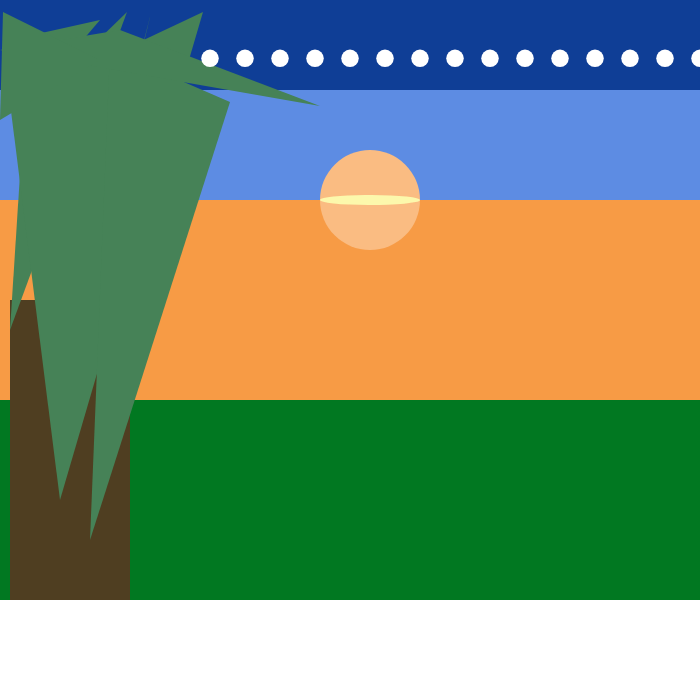
Frame 1 (no input)
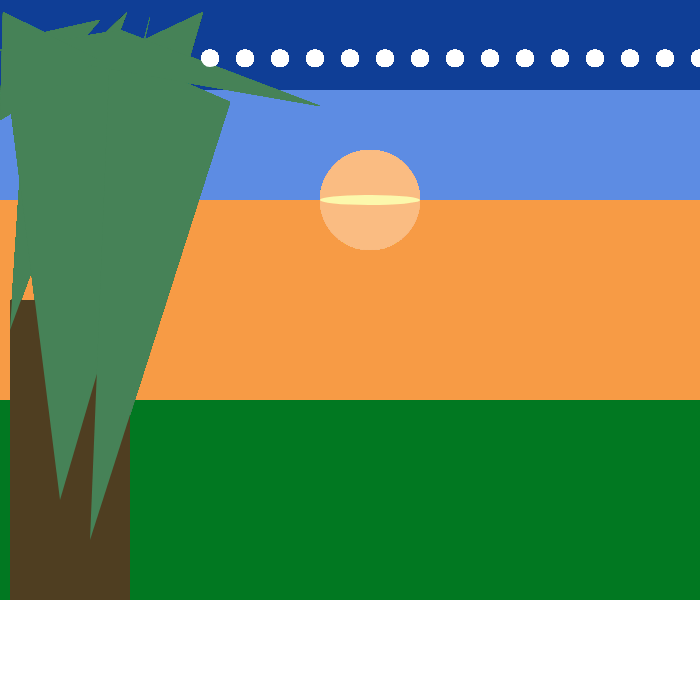
Frame 60 (no input)
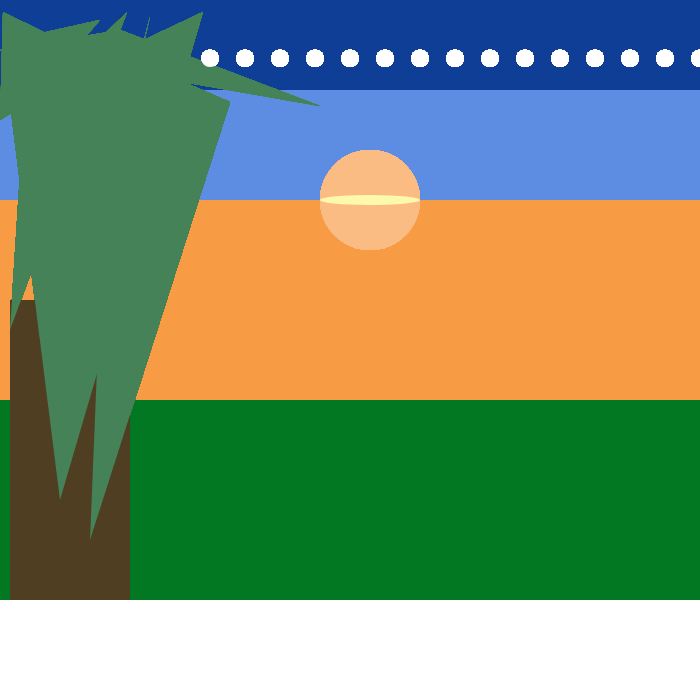
Frame 120 (the mouse pressed at the canvas centre since frame 60)

The p5.js sketch that drew these frames (run headless with seeded random() and noise() and a simulated clock; from frame 60 on, the mouse is pressed at the canvas centre):

// p5.js sketch
// ── sketch.js
function setup() {
  createCanvas(700, 700);
   noStroke();
    //dark blue
 fill(15, 62, 150);
rect(0, 0, 710, 200);
  //light blue
  fill(93, 140, 227);
rect(0, 90, 710, 200);
  //blue
  fill(247, 155, 69);
rect(0, 200, 710, 200);
  //green
  fill(1, 120, 33);
rect(0, 400, 710, 200);
}

function draw() {
  // outside orange sun
  fill(250, 188, 130);
  circle(370, 200, 100);
  // yellow inside sun
  fill(252, 248, 172);
  arc(370, 200, 100, 10, 5, PI + QUARTER_PI, OPEN);
 /// tree trunk
  fill(79, 62, 33);
    rect(10,300, 120, 300);
 // green branch
  fill(70, 130, 87);

  triangle(10, 330, 24,112, 127, 12);
  triangle(50, 430, 123,122, 151, 13);
  triangle(60, 500, 203, 12, 10, 103);
  triangle(90, 540, 230,102, 110, 50);
  triangle(10, 40, 30,102, 100, 20);
  triangle(0, 50, 320,106, 120, 30);  
  triangle(0, 120, 3, 12, 100, 60);
  
  fill('white');
 let numCircles = 50;
let r = (height)/40;

for (x = 6; x < numCircles; x++){
ellipse(x*2*r, height/12, r);

  
}
  

}
